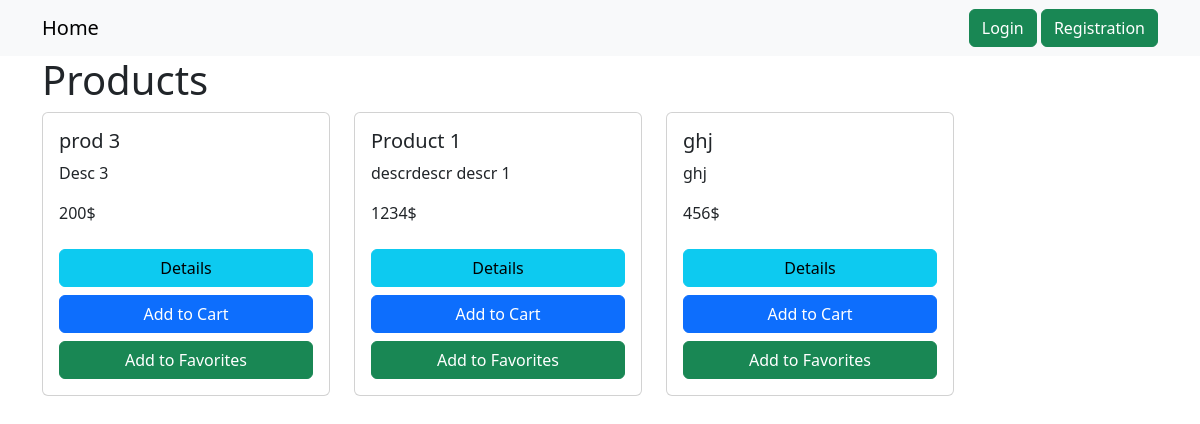
The page / on the database its author committed.
### app.py (models this page shows, shortened)
class Product(db.Model):
    product_id = db.Column(db.Integer, primary_key=True)
    product_name = db.Column(db.String(50), nullable=False)
    description = db.Column(db.String(100))
    price = db.Column(db.Float, nullable=False)
    date = db.Column(db.DateTime, default=datetime.utcnow)

### app.py (the view)
@app.route('/')
def home():
    products = Product.query.order_by(Product.date.desc()).all()
    return render_template('home.html', products=products)

### app.py (called while the page is built)
@app.context_processor
def inject_logged_in():
    if 'user_id' in session:
        logged_in = True
        user = AppUser.query.get(session['user_id'])
    else:
        logged_in = False
        user = None
    return dict(logged_in=logged_in, user=user)

### templates/home.html
{% extends "base.html" %}
{% block content %}
<h1>Products</h1>
<div class="d-flex flex-wrap gap-4">
    {% for product in products %}
    <div class="card" style="width: 18rem;">
      <div class="card-body">
        <h5 class="card-title">{{ product.product_name }}</h5>
        <p class="card-text">{{ product.description }}</p>
        <div class="mb-4">{{ product.price }}$</div>
        <a class="btn btn-info w-100 mb-2" href="/product/{{ product.product_id}}">Details</a>
           {% if not user.role == 'admin' %}
              <form class='w-100 mb-2' method="POST" action='/add-to-cart/{{ product.product_id}}'>
                <button type="submit" class="btn btn-primary w-100">Add to Cart</button>
              </form>
          {% endif %}
          {% if not user.role == 'admin' %}
              <form class='w-100' method="POST" action='/add-to-favorites/{{ product.product_id}}'>
                <button type="submit" class="btn btn-success w-100">Add to Favorites</button>
              </form>
          {% endif %}
      </div>
    </div>
    {% endfor %}
</div>
{% endblock content %}

### templates/base.html (shortened to what this page needs)
<!DOCTYPE html>
<html lang="en">
    <head>
         <link href="https://cdn.jsdelivr.net/npm/bootstrap@5.3.2/dist/css/bootstrap.min.css" rel="stylesheet">
    </head>
    <body>
        <nav class="navbar bg-body-tertiary">
          <div class="d-flex justify-content-between align-items-center w-100 container">
              <a class="navbar-brand" href="/">Home</a>
              <div>
                  <a class="btn btn-success" href="{{ url_for('logout') if logged_in else url_for('login') }}">{{ 'Logout' if logged_in else 'Login' }}</a>
                  {% if not logged_in %} <a class="btn btn-success" href="/registration">Registration</a> {% endif %}
              </div>
          </div>
        </nav>
        <div class="container">
            {% block content %}{% endblock content %}
        </div>
    </body>
</html>

### rows shown on the page
Product: product_name "prod 3", description "Desc 3", price "200"
Product: product_name "Product 1", description "descrdescr descr 1", price "1234"
Product: product_name "ghj", description "ghj", price "456"

### other values the page prints
{{ 'Logout' if logged_in else 'Login' }} "Login"
